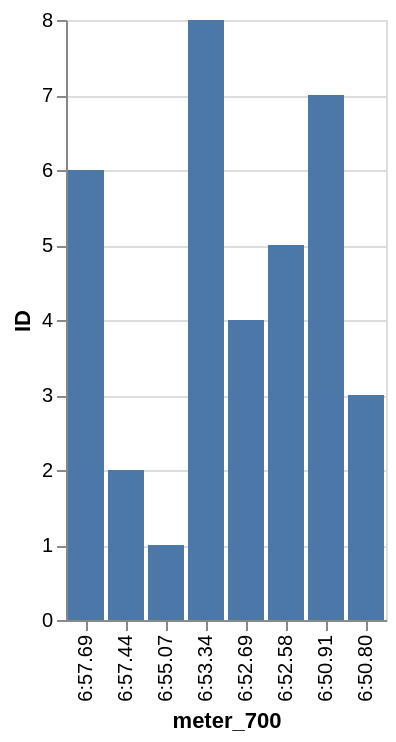

Express this chart as Vega-Lite.
### Vega-Lite specification from a JSON file in a GitHub repository (floating-point values rounded to 4 significant figures)
{"data": {"values": [{"x_data": "6:57.69", "y_data": 6}, {"x_data": "6:57.44", "y_data": 2}, {"x_data": "6:55.07", "y_data": 1}, {"x_data": "6:53.34", "y_data": 8}, {"x_data": "6:52.69", "y_data": 4}, {"x_data": "6:52.58", "y_data": 5}, {"x_data": "6:50.91", "y_data": 7}, {"x_data": "6:50.80", "y_data": 3}]}, "mark": "bar", "encoding": {"x": {"field": "x_data", "type": "nominal", "title": "meter_700", "sort": "descending"}, "y": {"field": "y_data", "type": "quantitative", "title": "ID"}}}
